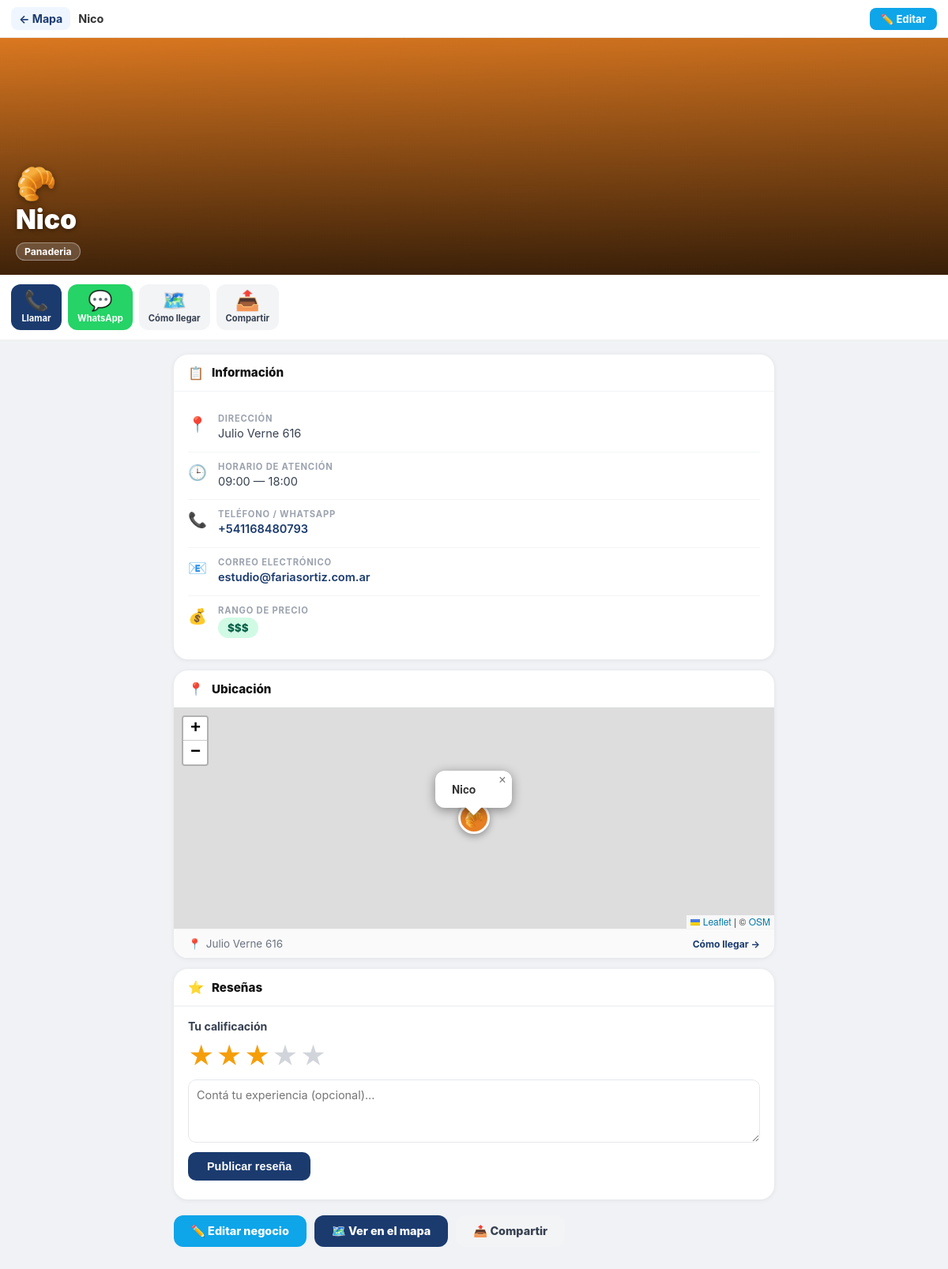
The page /view?id=9149 (signed in) on the database its author committed.
### tables this page shows
CREATE TABLE `businesses` (
  `id` int(11) NOT NULL,
  `user_id` int(11) NOT NULL,
  `name` varchar(255) NOT NULL,
  `address` varchar(255) DEFAULT NULL,
  `lat` decimal(10,6) DEFAULT NULL,
  `lng` decimal(10,6) DEFAULT NULL,
  `phone` varchar(50) DEFAULT NULL,
  `email` varchar(100) DEFAULT NULL,
  `website` varchar(255) DEFAULT NULL,
  `instagram` varchar(100) DEFAULT NULL,
  `facebook` varchar(100) DEFAULT NULL,
  `tiktok` varchar(100) DEFAULT NULL,
  `certifications` text DEFAULT NULL,
  `has_delivery` tinyint(1) DEFAULT 0,
  `has_card_payment` tinyint(1) DEFAULT 0,
  `is_franchise` tinyint(1) DEFAULT 0,
  `verified` tinyint(1) DEFAULT 0,
  `business_type` varchar(50) DEFAULT NULL,
  `visible` tinyint(1) NOT NULL DEFAULT 1,
  `status` enum('active','inactive','pending') DEFAULT 'active',
  `created_at` timestamp NULL DEFAULT current_timestamp(),
  `updated_at` timestamp NULL DEFAULT NULL ON UPDATE current_timestamp(),
  `price_range` int(1) DEFAULT NULL COMMENT 'Rango de precio: 1-5 (económico a caro)',
  `description` text DEFAULT NULL,
  `subcategory_id` int(11) DEFAULT NULL,
  `company_size` enum('familiar','pyme','grande','multinacional') DEFAULT NULL,
  `location_city` varchar(50) DEFAULT NULL,
  `style` varchar(100) DEFAULT NULL,
  `mapita_id` varchar(64) DEFAULT NULL,
  `oferta_activa_id` int(10) UNSIGNED DEFAULT NULL,
  `disponibles_activo` tinyint(1) NOT NULL DEFAULT 0,
  `og_image_url` varchar(255) DEFAULT NULL COMMENT 'URL pública de la imagen Open Graph del negocio'
);

CREATE TABLE `comercios` (
  `id` int(11) NOT NULL,
  `business_id` int(11) NOT NULL,
  `tipo_comercio` varchar(100) DEFAULT NULL,
  `horario_apertura` time DEFAULT NULL,
  `horario_cierre` time DEFAULT NULL,
  `dias_cierre` varchar(100) DEFAULT NULL,
  `categorias_productos` text DEFAULT NULL
);

### business/process_business.php (called while the page is built, shortened)
<?php
function getComercioData($businessId) {
    try {
        $db   = getDbConnection();
        $stmt = $db->prepare("SELECT * FROM comercios WHERE business_id = ?");
        $stmt->execute([(int)$businessId]);
        return $stmt->fetch() ?: null;
    } catch (Exception $e) {
        error_log("Error al obtener datos de comercio: " . $e->getMessage());
        return null;
    }
}

### business/view_business.php (the view, shortened to what this page needs)
<?php
require_once __DIR__ . '/../business/process_business.php';
$businessId = isset($_GET['id']) ? (int)$_GET['id'] : 0;
$db   = getDbConnection();
$stmt = $db->prepare("SELECT * FROM businesses WHERE id = ? AND visible = 1");
$stmt->execute([$businessId]);
$business = $stmt->fetch();
$comercioData = getComercioData($businessId);
$typeIcons = [
    'restaurante'=>'🍽️','cafeteria'=>'☕','bar'=>'🍺','panaderia'=>'🥐',
    'heladeria'=>'🍦','pizzeria'=>'🍕',
    'supermercado'=>'🛒','comercio'=>'🛍️','indumentaria'=>'👕',
    'verduleria'=>'🥦','carniceria'=>'🥩','pastas'=>'🍝',
    'ferreteria'=>'🔧','electronica'=>'📱','muebleria'=>'🛋️',
    'floristeria'=>'💐','libreria'=>'📖','productora_audiovisual'=>'🎥','escuela_musicos'=>'🎼',
    'taller_artes'=>'🎨','biodecodificacion'=>'🧬','libreria_cristiana'=>'📚',
    'kiosco'=>'🏪','joyeria'=>'💍','optica'=>'👓',
    'farmacia'=>'💊','hospital'=>'🏥','odontologia'=>'🦷','veterinaria'=>'🐾',
    'psicologo'=>'🧠','psicopedagogo'=>'📚','fonoaudiologo'=>'🗣️','grafologo'=>'✍️',
    'salon_belleza'=>'💇','barberia'=>'💈','spa'=>'💆','gimnasio'=>'💪','danza'=>'💃',
    'banco'=>'🏦','inmobiliaria'=>'🏠','seguros'=>'🛡️','abogado'=>'⚖️','contador'=>'📊',
    'arquitectura'=>'📐','ingenieria'=>'⚙️','taller'=>'🔩','herreria'=>'🔨',
    'carpinteria'=>'🪵','modista'=>'🧵','construccion'=>'🏗️',
    'centro_vecinal'=>'🏘️',
    'academia'=>'🎓','idiomas'=>'🌐','escuela'=>'🏫',
    'hotel'=>'🏨','turismo'=>'✈️','cine'=>'🎬',
    'automotriz'=>'🚗','transporte'=>'🚌','fotografia'=>'📷','eventos'=>'🎉',
    'otros'=>'📍',
];
$icon = $typeIcons[$business['business_type']] ?? '📍';
$isOwnerOrAdmin = isset($_SESSION['user_id']) && ((int)$business['user_id'] === (int)$_SESSION['user_id'] || !empty($_SESSION['is_admin']));
?>
<!DOCTYPE html>
<html lang="es">
<head>
<link rel="stylesheet" href="https://unpkg.com/leaflet@1.9.4/dist/leaflet.css"/>
</head>
<body>
<nav class="top-nav">
    <a href="/" class="back">← Mapa</a>
    <span class="nav-title"><?= htmlspecialchars($business['name']) ?></span>
    <?php if ($isOwnerOrAdmin): ?>
        <a href="/edit?id=<?= $business['id'] ?>" class="edit-btn">✏️ Editar</a>
    <?php endif; ?>
</nav>
<div class="hero">
    <div class="hero-overlay"></div>
    <div class="hero-body">
        <div class="hero-icon"><?= $icon ?></div>
        <div class="hero-name"><?= htmlspecialchars($business['name']) ?></div>
        <div class="hero-badges">
            <span class="hbadge hbadge-type"><?= htmlspecialchars(ucwords(str_replace('_',' ',$business['business_type'] ?? 'Negocio'))) ?></span>
        </div>
    </div>
</div>
<div class="quick-bar">
    <?php if (!empty($business['phone'])): ?>
        <a href="tel:<?= htmlspecialchars($business['phone']) ?>" class="qbtn call">
            <span class="qi">📞</span>Llamar
        </a>
        <a href="https://wa.me/<?= preg_replace('/\D/', '', $business['phone']) ?>" target="_blank" rel="noopener" class="qbtn wa">
            <span class="qi">💬</span>WhatsApp
        </a>
    <?php endif; ?>
    <?php if ($business['lat'] && $business['lng']): ?>
        <a href="https://www.google.com/maps/dir/?api=1&destination=<?= $business['lat'] ?>,<?= $business['lng'] ?>" target="_blank" rel="noopener" class="qbtn">
            <span class="qi">🗺️</span>Cómo llegar
        </a>
    <?php endif; ?>
    <button onclick="sharePage()" class="qbtn"><span class="qi">📤</span>Compartir</button>
</div>
<div class="wrap">
    <div class="card">
        <div class="card-head"><span>📋</span><h3>Información</h3></div>
        <div class="card-body">
            <?php if (!empty($business['address'])): ?>
            <div class="irow">
                <span class="iico">📍</span>
                <div class="icont">
                    <div class="ilabel">Dirección</div>
                    <div class="ival"><?= htmlspecialchars($business['address']) ?>
                    </div>
                </div>
            </div>
            <?php endif; ?>
            <?php if (!empty($comercioData['horario_apertura']) && !empty($comercioData['horario_cierre'])): ?>
            <div class="irow">
                <span class="iico">🕒</span>
                <div class="icont">
                    <div class="ilabel">Horario de atención</div>
                    <div class="ival">
                        <?= htmlspecialchars(substr($comercioData['horario_apertura'],0,5)) ?> — <?= htmlspecialchars(substr($comercioData['horario_cierre'],0,5)) ?>
                    </div>
                </div>
            </div>
            <?php endif; ?>
            <?php if (!empty($business['phone'])): ?>
            <div class="irow">
                <span class="iico">📞</span>
                <div class="icont">
                    <div class="ilabel">Teléfono / WhatsApp</div>
                    <div class="ival">
                        <a href="tel:<?= htmlspecialchars($business['phone']) ?>"><?= htmlspecialchars($business['phone']) ?></a>
                    </div>
                </div>
            </div>
            <?php endif; ?>
            <?php if (!empty($business['email'])): ?>
            <div class="irow">
                <span class="iico">📧</span>
                <div class="icont">
                    <div class="ilabel">Correo electrónico</div>
                    <div class="ival"><a href="mailto:<?= htmlspecialchars($business['email']) ?>"><?= htmlspecialchars($business['email']) ?></a></div>
                </div>
            </div>
            <?php endif; ?>
            <?php if (!empty($business['price_range'])): ?>
            <div class="irow">
                <span class="iico">💰</span>
                <div class="icont">
                    <div class="ilabel">Rango de precio</div>
                    <div class="ival"><span class="price-chip"><?= str_repeat('$', intval($business['price_range'])) ?></span></div>
                </div>
            </div>
            <?php endif; ?>
        </div>
    </div>
    <?php if ($business['lat'] && $business['lng']): ?>
    <div class="card" style="overflow:hidden">
        <div class="card-head"><span>📍</span><h3>Ubicación</h3></div>
        <div id="map-mini"></div>
        <div style="padding:10px 18px;font-size:.84em;color:#6b7280;display:flex;align-items:center;gap:6px;background:#fafafa;border-top:1px solid #f3f4f6">
            <span>📍</span>
            <?= htmlspecialchars($business['address'] ?: 'Ver en el mapa') ?>
            <a href="https://www.google.com/maps/dir/?api=1&destination=<?= $business['lat'] ?>,<?= $business['lng'] ?>"
               target="_blank" rel="noopener"
               style="margin-left:auto;color:#1B3B6F;font-weight:700;font-size:.9em;white-space:nowrap">Cómo llegar →</a>
        </div>
    </div>
    <?php endif; ?>
    <div class="card" id="reviews-section">
        <div class="card-head"><span>⭐</span><h3>Reseñas</h3></div>
        <?php if (isset($_SESSION['user_id'])): ?>
        <div class="rev-form">
            <p style="font-size:.88em;font-weight:700;color:#374151;margin-bottom:4px">Tu calificación</p>
            <div class="star-pick">
                <input type="radio" name="star" id="s5" value="5"><label for="s5" title="Excelente">★</label>
                <input type="radio" name="star" id="s4" value="4"><label for="s4" title="Muy bueno">★</label>
                <input type="radio" name="star" id="s3" value="3" checked><label for="s3" title="Regular">★</label>
                <input type="radio" name="star" id="s2" value="2"><label for="s2" title="Malo">★</label>
                <input type="radio" name="star" id="s1" value="1"><label for="s1" title="Muy malo">★</label>
            </div>
            <textarea class="rev-txt" id="review-comment" rows="3" placeholder="Contá tu experiencia (opcional)..."></textarea>
            <button class="btn-rev" id="btn-review">Publicar reseña</button>
        </div>
        <?php else: ?>
        <div style="padding:16px 18px;font-size:.88em;color:#6b7280">
            <a href="/login" style="color:#1B3B6F;font-weight:700">Iniciá sesión</a> para dejar una reseña.
        </div>
        <?php endif; ?>
    </div>
    <div class="act-bar">
        <?php if ($isOwnerOrAdmin): ?>
            <a href="/edit?id=<?= $business['id'] ?>" class="act-btn act-edit">✏️ Editar negocio</a>
        <?php endif; ?>
        <a href="/" class="act-btn act-map">🗺️ Ver en el mapa</a>
        <button onclick="sharePage()" class="act-btn act-share">📤 Compartir</button>
    </div>
</div>
</body>
</html>

### rows shown on the page
businesses: name "Nico", business_type "🥐", business_type "Panaderia", address "Julio Verne 616", phone "+541168480793", email "estudio@fariasortiz.com.ar", price_range "$$$"
comercios: horario_apertura "09:00", horario_cierre "18:00"
